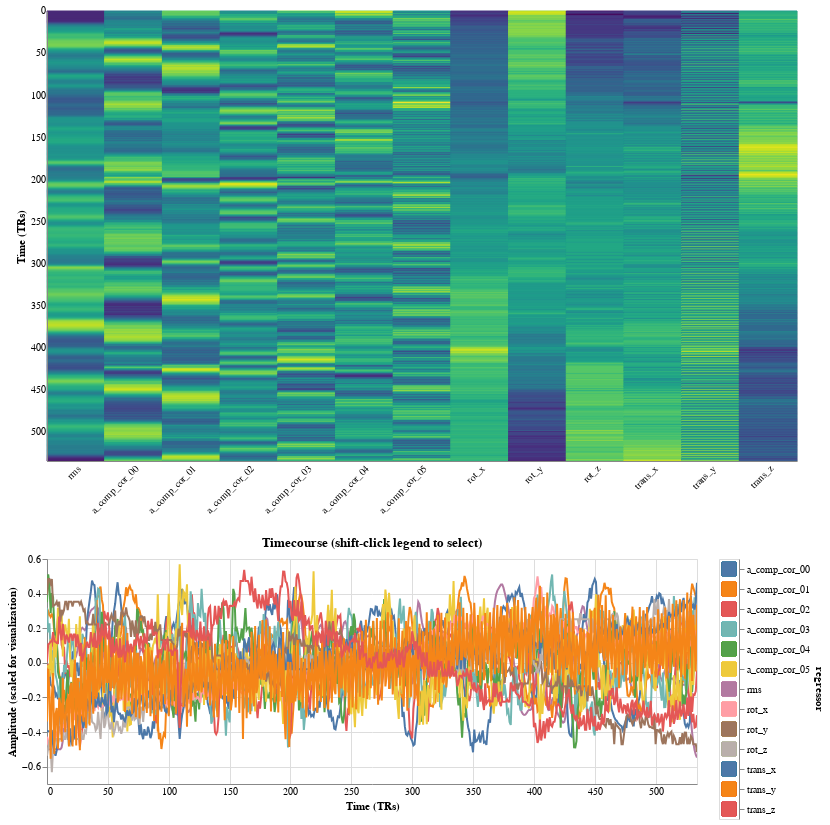

The notebook cell saved with this chart:
### Code cell
for p in rmslist:
    single_models[p]['Budapest']['movie'].plot_report()

### Figure 1 — Vega-Lite specification as saved in the notebook (floating-point values rounded to 4 significant figures; data arrays with more than 128 entries replaced by an {"elided": "..."} marker saying what was removed)
{"$schema": "https://vega.github.io/schema/vega-lite/v4.8.1.json", "config": {"scale": {"bandPaddingInner": 0.0}, "view": {"continuousHeight": 300, "continuousWidth": 400}}, "data": {"name": "data-5ae997bdb34717cadcaf375fd6bdc3f2"}, "datasets": {"data-5ae997bdb34717cadcaf375fd6bdc3f2": {"elided": "6955 records"}}, "resolve": {"scale": {"color": "independent"}}, "vconcat": [{"encoding": {"fill": {"field": "value", "legend": null, "scale": {"scheme": "viridis"}, "sort": "ascending", "type": "quantitative"}, "stroke": {"field": "value", "legend": null, "scale": {"scheme": "viridis"}, "sort": "ascending", "type": "quantitative"}, "x": {"axis": {"labelAngle": -45, "ticks": false, "title": null}, "field": "regressor", "sort": null, "type": "nominal"}, "y": {"axis": {"labels": true, "ticks": false, "title": "Time (TRs)", "values": [0, 50, 100, 150, 200, 250, 300, 350, 400, 450, 500]}, "field": "scan_number", "type": "ordinal"}}, "height": 450, "mark": "rect", "width": 750}, {"hconcat": [{"encoding": {"color": {"field": "regressor", "legend": null, "type": "nominal"}, "x": {"axis": {"ticks": false, "title": "Time (TRs)", "values": [0, 50, 100, 150, 200, 250, 300, 350, 400, 450, 500]}, "field": "scan_number", "scale": {"domain": [0, 534]}, "type": "quantitative"}, "y": {"axis": {"title": "Amplitude (scaled for visualization)"}, "field": "value", "type": "quantitative"}}, "height": 225, "mark": {"clip": true, "type": "line"}, "title": "Timecourse (shift-click legend to select)", "transform": [{"filter": {"selection": "selector423"}}], "width": 650}, {"encoding": {"color": {"field": "regressor", "legend": null, "type": "nominal"}, "y": {"axis": {"orient": "right"}, "field": "regressor", "type": "nominal"}}, "mark": {"size": 200, "type": "square"}, "selection": {"selector423": {"fields": ["regressor"], "type": "multi"}}}]}]}
